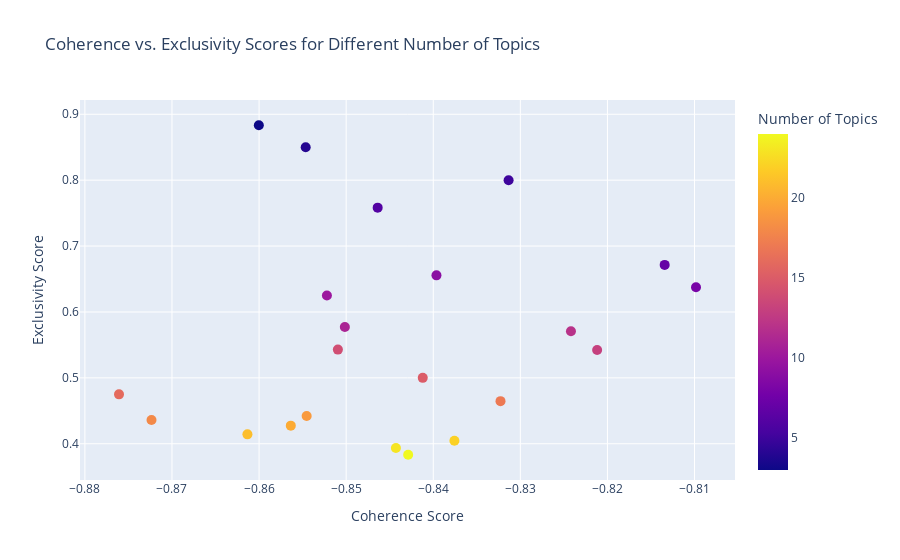

Write notebook code for a chart like this one.
### Code cell
#Interactive graph of coherance and exclusivity
fig = px.scatter(
    df_results,
    x='coherence', 
    y='exclusivity',
    color='num_topics', 
    labels={
        'coherence': 'Coherence Score',
        'exclusivity': 'Exclusivity Score',
        'num_topics': 'Number of Topics'
    },
    title='Coherence vs. Exclusivity Scores for Different Number of Topics'
)

fig.update_traces(marker=dict(size=10), hovertemplate='Num Topics: %{marker.color}<br>Coherence: %{x}<br>Exclusivity: %{y}')

fig.update_layout(
    xaxis_title='Coherence Score',
    yaxis_title='Exclusivity Score',
    coloraxis_colorbar=dict(title='Number of Topics')
)

fig.show()

### Figure 1 — Plotly figure (JSON) as saved in the notebook; plotly's stock layout.template omitted (floating-point values rounded to 4 significant figures)
{"data": [{"hovertemplate": "Num Topics: %{marker.color}<br>Coherence: %{x}<br>Exclusivity: %{y}", "legendgroup": "", "marker": {"color": [3, 4, 5, 6, 7, 8, 9, 10, 11, 12, 13, 14, 15, 16, 17, 18, 19, 20, 21, 22, 23, 24], "coloraxis": "coloraxis", "size": 10, "symbol": "circle"}, "mode": "markers", "name": "", "orientation": "v", "showlegend": false, "type": "scatter", "x": [-0.86, -0.8546, -0.8313, -0.8464, -0.8134, -0.8098, -0.8396, -0.8522, -0.8502, -0.8242, -0.8212, -0.851, -0.8412, -0.8761, -0.8323, -0.8724, -0.8545, -0.8564, -0.8613, -0.8376, -0.8443, -0.8429], "xaxis": "x", "y": [0.8833, 0.85, 0.8, 0.7583, 0.6714, 0.6375, 0.6556, 0.625, 0.5773, 0.5708, 0.5423, 0.5429, 0.5, 0.475, 0.4647, 0.4361, 0.4421, 0.4275, 0.4143, 0.4045, 0.3935, 0.3833], "yaxis": "y"}], "layout": {"coloraxis": {"colorbar": {"title": {"text": "Number of Topics"}}, "colorscale": [[0, "#0d0887"], [0.1111, "#46039f"], [0.2222, "#7201a8"], [0.3333, "#9c179e"], [0.4444, "#bd3786"], [0.5556, "#d8576b"], [0.6667, "#ed7953"], [0.7778, "#fb9f3a"], [0.8889, "#fdca26"], [1, "#f0f921"]]}, "legend": {"tracegroupgap": 0}, "title": {"text": "Coherence vs. Exclusivity Scores for Different Number of Topics"}, "xaxis": {"anchor": "y", "domain": [0, 1], "title": {"text": "Coherence Score"}}, "yaxis": {"anchor": "x", "domain": [0, 1], "title": {"text": "Exclusivity Score"}}}}
